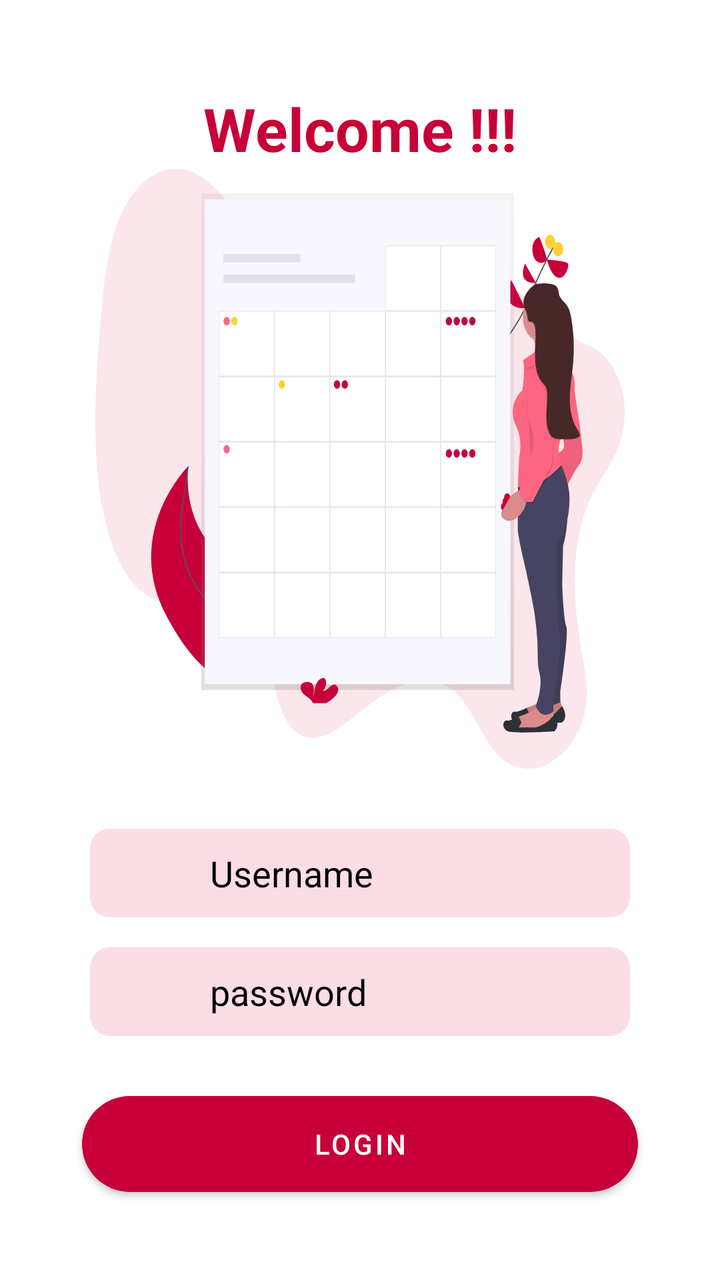
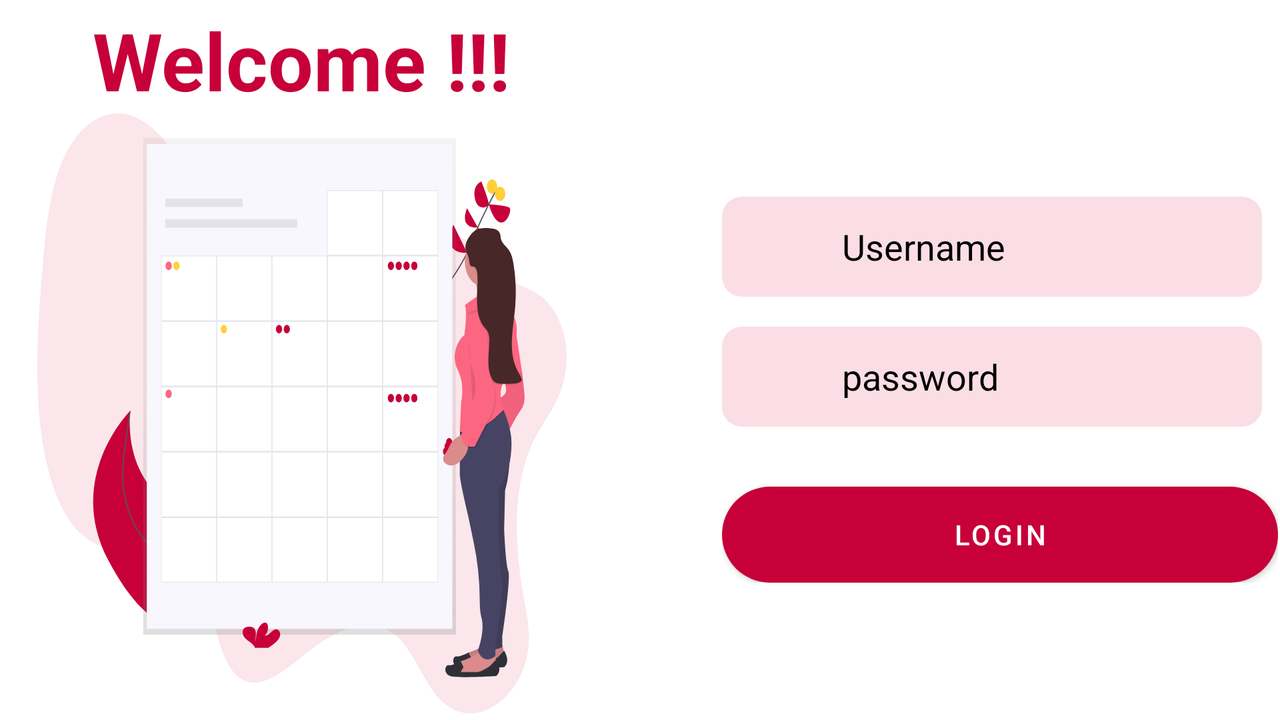

An Android layout and its configuration variant, each rendered on a device that would load it. The default file and the variant file are quoted in full after the pictures.
<!-- AndroidManifest.xml: application theme Theme.Agenda -->
<!-- res/layout/login.xml -->
<?xml version="1.0" encoding="utf-8"?>
<LinearLayout xmlns:android="http://schemas.android.com/apk/res/android"
    android:layout_width="match_parent"
    xmlns:tools="http://schemas.android.com/tools"
    android:orientation="vertical"
    android:gravity="center"
    android:layout_height="match_parent"
    android:contentDescription=""
    tools:context=".MainActivity"
    android:id="@+id/login">
    <TextView
        android:layout_width="wrap_content"
        android:layout_height="wrap_content"
        android:text="@string/bienvenue"
        android:layout_gravity="center"
        android:textSize="30sp"
        android:textStyle="bold"
        android:textColor="@color/background"/>
    <ImageView
        android:layout_width="match_parent"
        android:layout_height="300dp"
        android:src="@drawable/ic_undraw_events_2p66"/>
    <LinearLayout
        android:layout_width="wrap_content"
        android:layout_height="wrap_content"
    android:gravity="center"
        android:padding="10dp"
        android:layout_marginTop="30dp"
        android:background="@drawable/edit"
        >
        <ImageView
            android:layout_width="50dp"
            android:layout_height="wrap_content"
          android:src="@drawable/ic_baseline_person_24"  />
        <EditText
            android:layout_width="200dp"
            android:layout_height="wrap_content"
            android:id="@+id/username"
            android:hint="@string/username"
            android:textColor="@color/black"
            android:inputType="text"
            android:textColorHint="@color/black"
            android:background="@android:color/transparent"/>
    </LinearLayout>
    <LinearLayout
        android:layout_width="wrap_content"
        android:layout_height="wrap_content"
        android:gravity="center"
        android:padding="10dp"
        android:layout_marginTop="15dp"
        android:background="@drawable/edit"
        >
        <ImageView
            android:layout_width="50dp"
            android:layout_height="wrap_content"
            android:src="@drawable/ic_baseline_lock_24"  />
        <EditText
            android:layout_width="200dp"
            android:layout_height="wrap_content"
            android:id="@+id/password"
            android:hint="@string/password"
            android:inputType="textPassword"
            android:textColor="@color/black"
            android:textColorHint="@color/black"
            android:background="@android:color/transparent"/>
    </LinearLayout>
    <Button
        android:id="@+id/submit"
        android:layout_width="278dp"
        android:layout_height="wrap_content"
       android:text="@string/login"
        android:layout_marginTop="30dp"
        android:background="@drawable/btn"
        android:backgroundTint="@color/background"
        />





</LinearLayout>
<!-- resources referenced by this layout -->
<resources>
  <color name="background">#C70039</color>
  <color name="black">#FF000000</color>
  <!-- drawable btn (drawable) -->
  <?xml version="1.0" encoding="utf-8"?>
  <shape xmlns:android="http://schemas.android.com/apk/res/android"
      android:shape="rectangle" >
      <solid android:color="@color/background" />
      <corners android:radius="100dp"/>
  </shape>
  <!-- drawable edit (drawable) -->
  <?xml version="1.0" encoding="utf-8"?>
  <shape xmlns:android="http://schemas.android.com/apk/res/android"
      android:shape="rectangle" >
      <solid android:color="@color/connect" />
      <corners android:radius="10dp"/>
  </shape>
  <!-- drawable ic_undraw_events_2p66: vector/xml drawable (drawable, 22969 chars, omitted) -->
  <string name="bienvenue">Welcome !!!</string>
  <string name="login">LOGIN</string>
  <string name="password">password</string>
  <string name="username">Username</string>
  <style name="Theme.Agenda" parent="Theme.MaterialComponents.DayNight.NoActionBar">
          
          <item name="colorPrimary">@color/background</item>
          <item name="colorPrimaryVariant">@color/connect</item>
          <item name="colorOnPrimary">@color/white</item>
          
          <item name="colorSecondary">@color/teal_200</item>
          <item name="colorSecondaryVariant">@color/teal_700</item>
          <item name="colorOnSecondary">@color/black</item>
          
          <item name="android:statusBarColor" tools:targetApi="l">?attr/colorPrimaryVariant</item>
          
      </style>
  <color name="connect">#FBDEE5</color>
  <color name="white">#FFFFFFFF</color>
  <color name="teal_200">#FF03DAC5</color>
  <color name="teal_700">#FF018786</color>
</resources>
<!-- res/layout-land/login.xml (the repository's variant of the layout above) -->
<!-- drawn on the phone turned sideways -->
<?xml version="1.0" encoding="utf-8"?>
<LinearLayout xmlns:android="http://schemas.android.com/apk/res/android"
    android:layout_width="match_parent"
    xmlns:tools="http://schemas.android.com/tools"
    android:orientation="horizontal"
    android:layout_height="match_parent"
    android:gravity="center"
    android:contentDescription=""
    tools:context=".MainActivity"
    android:id="@+id/login">
    <LinearLayout
        android:layout_width="wrap_content"
        android:layout_height="wrap_content"
        android:orientation="vertical"
        android:layout_marginEnd="30dp">
    <TextView
        android:layout_width="wrap_content"
        android:layout_height="wrap_content"
        android:text="@string/bienvenue"
        android:layout_gravity="center"
        android:textSize="40sp"
        android:textStyle="bold"
        android:textColor="@color/background"/>
    <ImageView
        android:layout_width="300dp"
        android:layout_height="300dp"
        android:src="@drawable/ic_undraw_events_2p66"/></LinearLayout>
    <LinearLayout
        android:layout_width="wrap_content"
        android:layout_height="wrap_content"
        android:orientation="vertical"
        android:layout_marginStart="30dp">
    <LinearLayout
        android:layout_width="wrap_content"
        android:layout_height="50dp"
    android:gravity="center"
        android:padding="10dp"
        android:layout_marginTop="30dp"
        android:background="@drawable/edit"
        >
        <ImageView
            android:layout_width="50dp"
            android:layout_height="wrap_content"
          android:src="@drawable/ic_baseline_person_24"  />
        <EditText
            android:layout_width="200dp"
            android:layout_height="wrap_content"
            android:id="@+id/username"
            android:hint="@string/username"
            android:textColor="@color/black"
            android:inputType="text"
            android:textColorHint="@color/black"
            android:background="@android:color/transparent"/>
    </LinearLayout>
    <LinearLayout
        android:layout_width="wrap_content"
        android:layout_height="50dp"
        android:gravity="center"
        android:padding="10dp"
        android:layout_marginTop="15dp"
        android:background="@drawable/edit"
        >
        <ImageView
            android:layout_width="50dp"
            android:layout_height="wrap_content"
            android:src="@drawable/ic_baseline_lock_24"  />
        <EditText
            android:layout_width="200dp"
            android:layout_height="wrap_content"
            android:id="@+id/password"
            android:hint="@string/password"
            android:inputType="textPassword"
            android:textColor="@color/black"
            android:textColorHint="@color/black"
            android:background="@android:color/transparent"/>
    </LinearLayout>
    <Button
        android:id="@+id/submit"
        android:layout_width="278dp"
        android:layout_height="wrap_content"
       android:text="@string/login"
        android:layout_marginTop="30dp"
        android:background="@drawable/btn"
        android:backgroundTint="@color/background"
        /></LinearLayout>





</LinearLayout>
